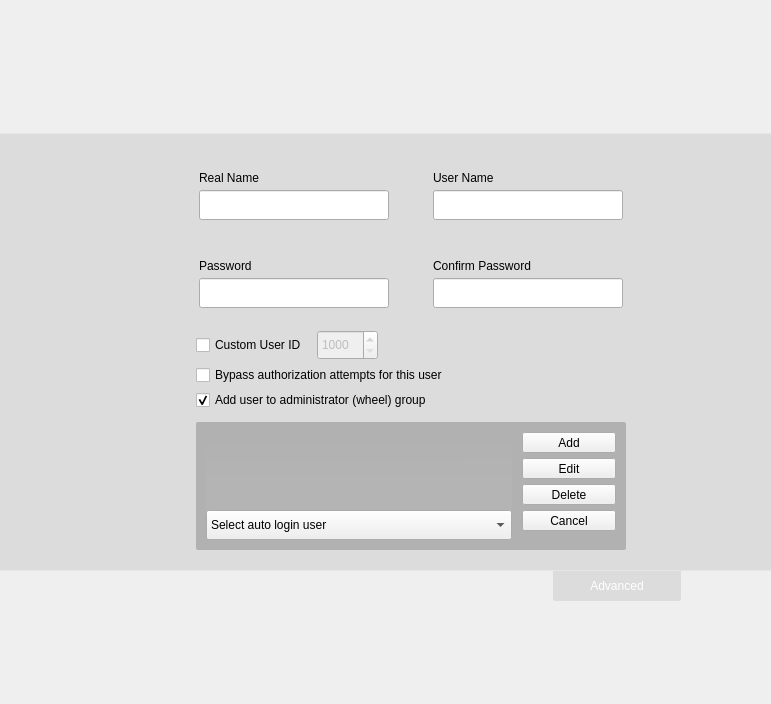
<?xml version="1.0" encoding="UTF-8"?>
<ui version="4.0">
 <class>SetupUsersWidget</class>
 <widget class="QWidget" name="SetupUsersWidget">
  <property name="geometry">
   <rect>
    <x>0</x>
    <y>0</y>
    <width>771</width>
    <height>704</height>
   </rect>
  </property>
  <property name="windowTitle">
   <string/>
  </property>
  <property name="styleSheet">
   <string notr="true">#groupBox { 
	border: 0px;
}

#groupBox_2 { 
	border-top: 0px solid rgba(255,255,255,30);
}

#groupBox_3 { 
	border-top: 0px solid rgba(255,255,255,30);
}

QListView {
       show-decoration-selected: 1; /* make the selection span the entire width of the view */
       color: #444444;
       background-color: qlineargradient(spread:pad, x1:0.5, y1:0, x2:0.516304, y2:0.653, stop:0 rgba(171, 171, 171, 10), stop:1 rgba(255, 255, 255, 10));
       border-radius: 2px;
	   font-weight: bold;
 }




</string>
  </property>
  <layout class="QVBoxLayout" name="verticalLayout_4">
   <property name="spacing">
    <number>0</number>
   </property>
   <property name="margin">
    <number>0</number>
   </property>
   <item>
    <spacer name="verticalSpacer_4">
     <property name="orientation">
      <enum>Qt::Vertical</enum>
     </property>
     <property name="sizeHint" stdset="0">
      <size>
       <width>20</width>
       <height>40</height>
      </size>
     </property>
    </spacer>
   </item>
   <item>
    <widget class="QFrame" name="frame_3">
     <property name="sizePolicy">
      <sizepolicy hsizetype="Expanding" vsizetype="Fixed">
       <horstretch>0</horstretch>
       <verstretch>0</verstretch>
      </sizepolicy>
     </property>
     <property name="minimumSize">
      <size>
       <width>0</width>
       <height>30</height>
      </size>
     </property>
     <property name="maximumSize">
      <size>
       <width>16777215</width>
       <height>30</height>
      </size>
     </property>
     <property name="styleSheet">
      <string notr="true">#frame_3{background-color: rgba(0,0,0,0)}</string>
     </property>
     <property name="frameShape">
      <enum>QFrame::NoFrame</enum>
     </property>
     <property name="frameShadow">
      <enum>QFrame::Raised</enum>
     </property>
     <layout class="QHBoxLayout" name="horizontalLayout_10">
      <property name="spacing">
       <number>30</number>
      </property>
      <item>
       <spacer name="horizontalSpacer_10">
        <property name="orientation">
         <enum>Qt::Horizontal</enum>
        </property>
        <property name="sizeHint" stdset="0">
         <size>
          <width>40</width>
          <height>20</height>
         </size>
        </property>
       </spacer>
      </item>
      <item>
       <spacer name="horizontalSpacer_13">
        <property name="orientation">
         <enum>Qt::Horizontal</enum>
        </property>
        <property name="sizeType">
         <enum>QSizePolicy::Fixed</enum>
        </property>
        <property name="sizeHint" stdset="0">
         <size>
          <width>110</width>
          <height>20</height>
         </size>
        </property>
       </spacer>
      </item>
      <item>
       <spacer name="horizontalSpacer_12">
        <property name="orientation">
         <enum>Qt::Horizontal</enum>
        </property>
        <property name="sizeHint" stdset="0">
         <size>
          <width>40</width>
          <height>20</height>
         </size>
        </property>
       </spacer>
      </item>
     </layout>
    </widget>
   </item>
   <item>
    <widget class="QFrame" name="frame">
     <property name="sizePolicy">
      <sizepolicy hsizetype="Expanding" vsizetype="Fixed">
       <horstretch>0</horstretch>
       <verstretch>0</verstretch>
      </sizepolicy>
     </property>
     <property name="minimumSize">
      <size>
       <width>600</width>
       <height>250</height>
      </size>
     </property>
     <property name="maximumSize">
      <size>
       <width>16777215</width>
       <height>16777215</height>
      </size>
     </property>
     <property name="styleSheet">
      <string notr="true">#frame{
background-color: rgba(0,0,0,20);
border-top: 1px solid rgba(255, 255, 255, 75);/*white*/
border-bottom: 1px solid rgba(255, 255, 255, 75);/*white*/
}
</string>
     </property>
     <property name="frameShape">
      <enum>QFrame::NoFrame</enum>
     </property>
     <property name="frameShadow">
      <enum>QFrame::Raised</enum>
     </property>
     <layout class="QGridLayout" name="gridLayout">
      <property name="topMargin">
       <number>20</number>
      </property>
      <property name="bottomMargin">
       <number>20</number>
      </property>
      <property name="horizontalSpacing">
       <number>30</number>
      </property>
      <property name="verticalSpacing">
       <number>0</number>
      </property>
      <item row="1" column="0">
       <spacer name="horizontalSpacer">
        <property name="orientation">
         <enum>Qt::Horizontal</enum>
        </property>
        <property name="sizeHint" stdset="0">
         <size>
          <width>40</width>
          <height>20</height>
         </size>
        </property>
       </spacer>
      </item>
      <item row="1" column="3">
       <spacer name="horizontalSpacer_2">
        <property name="orientation">
         <enum>Qt::Horizontal</enum>
        </property>
        <property name="sizeHint" stdset="0">
         <size>
          <width>40</width>
          <height>20</height>
         </size>
        </property>
       </spacer>
      </item>
      <item row="1" column="1">
       <layout class="QVBoxLayout" name="verticalLayout">
        <property name="spacing">
         <number>0</number>
        </property>
        <property name="rightMargin">
         <number>0</number>
        </property>
        <item>
         <widget class="QLabel" name="label">
          <property name="sizePolicy">
           <sizepolicy hsizetype="Preferred" vsizetype="Fixed">
            <horstretch>0</horstretch>
            <verstretch>0</verstretch>
           </sizepolicy>
          </property>
          <property name="text">
           <string/>
          </property>
          <property name="pixmap">
           <pixmap resource="../../../../yali-theme-pisi-1.0/data.qrc">:/gui/pics/system-users.png</pixmap>
          </property>
         </widget>
        </item>
        <item>
         <spacer name="verticalSpacer_6">
          <property name="orientation">
           <enum>Qt::Vertical</enum>
          </property>
          <property name="sizeHint" stdset="0">
           <size>
            <width>20</width>
            <height>40</height>
           </size>
          </property>
         </spacer>
        </item>
       </layout>
      </item>
      <item row="0" column="2">
       <spacer name="verticalSpacer">
        <property name="orientation">
         <enum>Qt::Vertical</enum>
        </property>
        <property name="sizeHint" stdset="0">
         <size>
          <width>20</width>
          <height>0</height>
         </size>
        </property>
       </spacer>
      </item>
      <item row="2" column="2">
       <spacer name="verticalSpacer_5">
        <property name="orientation">
         <enum>Qt::Vertical</enum>
        </property>
        <property name="sizeHint" stdset="0">
         <size>
          <width>20</width>
          <height>0</height>
         </size>
        </property>
       </spacer>
      </item>
      <item row="1" column="2">
       <widget class="QFrame" name="formFrame">
        <property name="minimumSize">
         <size>
          <width>430</width>
          <height>0</height>
         </size>
        </property>
        <property name="maximumSize">
         <size>
          <width>430</width>
          <height>16777215</height>
         </size>
        </property>
        <property name="frameShape">
         <enum>QFrame::NoFrame</enum>
        </property>
        <property name="frameShadow">
         <enum>QFrame::Raised</enum>
        </property>
        <property name="lineWidth">
         <number>0</number>
        </property>
        <layout class="QVBoxLayout" name="verticalLayout_2">
         <property name="spacing">
          <number>8</number>
         </property>
         <property name="margin">
          <number>0</number>
         </property>
         <item>
          <widget class="QGroupBox" name="groupBox">
           <property name="minimumSize">
            <size>
             <width>330</width>
             <height>0</height>
            </size>
           </property>
           <property name="maximumSize">
            <size>
             <width>16777215</width>
             <height>16777215</height>
            </size>
           </property>
           <property name="styleSheet">
            <string notr="true"/>
           </property>
           <property name="title">
            <string/>
           </property>
           <property name="flat">
            <bool>true</bool>
           </property>
           <layout class="QGridLayout" name="gridLayout_4">
            <property name="leftMargin">
             <number>0</number>
            </property>
            <property name="rightMargin">
             <number>0</number>
            </property>
            <property name="horizontalSpacing">
             <number>15</number>
            </property>
            <property name="verticalSpacing">
             <number>5</number>
            </property>
            <item row="0" column="2">
             <widget class="QLabel" name="textLabel1_3">
              <property name="text">
               <string>User Name</string>
              </property>
              <property name="wordWrap">
               <bool>false</bool>
              </property>
             </widget>
            </item>
            <item row="0" column="0">
             <widget class="QLabel" name="textLabel1_4">
              <property name="text">
               <string>Real Name</string>
              </property>
              <property name="wordWrap">
               <bool>false</bool>
              </property>
             </widget>
            </item>
            <item row="1" column="0">
             <widget class="QLineEdit" name="realname">
              <property name="sizePolicy">
               <sizepolicy hsizetype="Fixed" vsizetype="Fixed">
                <horstretch>0</horstretch>
                <verstretch>0</verstretch>
               </sizepolicy>
              </property>
              <property name="minimumSize">
               <size>
                <width>190</width>
                <height>30</height>
               </size>
              </property>
              <property name="maximumSize">
               <size>
                <width>190</width>
                <height>30</height>
               </size>
              </property>
              <property name="styleSheet">
               <string notr="true"/>
              </property>
              <property name="frame">
               <bool>true</bool>
              </property>
              <property name="placeholderText">
               <string/>
              </property>
             </widget>
            </item>
            <item row="1" column="2">
             <widget class="QLineEdit" name="username">
              <property name="minimumSize">
               <size>
                <width>190</width>
                <height>30</height>
               </size>
              </property>
              <property name="maximumSize">
               <size>
                <width>190</width>
                <height>30</height>
               </size>
              </property>
              <property name="placeholderText">
               <string/>
              </property>
             </widget>
            </item>
            <item row="1" column="1">
             <widget class="QLabel" name="label_2">
              <property name="text">
               <string/>
              </property>
              <property name="pixmap">
               <pixmap resource="../../../../yali-theme-pisi-1.0/data.qrc">:/gui/pics/arrow-right.png</pixmap>
              </property>
             </widget>
            </item>
           </layout>
          </widget>
         </item>
         <item>
          <widget class="QGroupBox" name="groupBox_2">
           <property name="minimumSize">
            <size>
             <width>330</width>
             <height>0</height>
            </size>
           </property>
           <property name="maximumSize">
            <size>
             <width>16777215</width>
             <height>16777215</height>
            </size>
           </property>
           <property name="title">
            <string/>
           </property>
           <property name="flat">
            <bool>true</bool>
           </property>
           <layout class="QGridLayout" name="gridLayout_5">
            <property name="leftMargin">
             <number>0</number>
            </property>
            <property name="rightMargin">
             <number>0</number>
            </property>
            <property name="horizontalSpacing">
             <number>15</number>
            </property>
            <property name="verticalSpacing">
             <number>5</number>
            </property>
            <item row="0" column="0">
             <widget class="QLabel" name="textLabel1_2">
              <property name="text">
               <string>Password</string>
              </property>
              <property name="wordWrap">
               <bool>false</bool>
              </property>
             </widget>
            </item>
            <item row="0" column="2">
             <widget class="QLabel" name="textLabel1">
              <property name="text">
               <string>Confirm Password</string>
              </property>
              <property name="wordWrap">
               <bool>false</bool>
              </property>
             </widget>
            </item>
            <item row="1" column="0">
             <widget class="QLineEdit" name="pass1">
              <property name="minimumSize">
               <size>
                <width>190</width>
                <height>30</height>
               </size>
              </property>
              <property name="maximumSize">
               <size>
                <width>190</width>
                <height>30</height>
               </size>
              </property>
              <property name="styleSheet">
               <string notr="true"/>
              </property>
              <property name="echoMode">
               <enum>QLineEdit::Password</enum>
              </property>
              <property name="placeholderText">
               <string/>
              </property>
             </widget>
            </item>
            <item row="1" column="2">
             <widget class="QLineEdit" name="pass2">
              <property name="minimumSize">
               <size>
                <width>190</width>
                <height>30</height>
               </size>
              </property>
              <property name="maximumSize">
               <size>
                <width>190</width>
                <height>30</height>
               </size>
              </property>
              <property name="echoMode">
               <enum>QLineEdit::Password</enum>
              </property>
              <property name="placeholderText">
               <string/>
              </property>
             </widget>
            </item>
            <item row="1" column="1">
             <widget class="QLabel" name="label_3">
              <property name="text">
               <string/>
              </property>
              <property name="pixmap">
               <pixmap resource="../../../../yali-theme-pisi-1.0/data.qrc">:/gui/pics/arrow-right.png</pixmap>
              </property>
             </widget>
            </item>
           </layout>
          </widget>
         </item>
         <item>
          <widget class="QScrollArea" name="scrollArea">
           <property name="sizePolicy">
            <sizepolicy hsizetype="Expanding" vsizetype="Fixed">
             <horstretch>0</horstretch>
             <verstretch>0</verstretch>
            </sizepolicy>
           </property>
           <property name="styleSheet">
            <string notr="true">#scrollArea {background-color: rgba(0,0,0,0)}
#scrollAreaWidgetContents {background-color: rgba(0,0,0,0)}</string>
           </property>
           <property name="frameShape">
            <enum>QFrame::NoFrame</enum>
           </property>
           <property name="verticalScrollBarPolicy">
            <enum>Qt::ScrollBarAlwaysOff</enum>
           </property>
           <property name="horizontalScrollBarPolicy">
            <enum>Qt::ScrollBarAlwaysOff</enum>
           </property>
           <property name="widgetResizable">
            <bool>true</bool>
           </property>
           <widget class="QWidget" name="scrollAreaWidgetContents">
            <property name="geometry">
             <rect>
              <x>0</x>
              <y>0</y>
              <width>430</width>
              <height>220</height>
             </rect>
            </property>
            <layout class="QVBoxLayout" name="verticalLayout_9">
             <property name="spacing">
              <number>0</number>
             </property>
             <property name="margin">
              <number>0</number>
             </property>
             <item>
              <widget class="QFrame" name="frame_4">
               <property name="minimumSize">
                <size>
                 <width>0</width>
                 <height>220</height>
                </size>
               </property>
               <property name="maximumSize">
                <size>
                 <width>16777215</width>
                 <height>220</height>
                </size>
               </property>
               <property name="frameShape">
                <enum>QFrame::NoFrame</enum>
               </property>
               <property name="frameShadow">
                <enum>QFrame::Raised</enum>
               </property>
               <layout class="QVBoxLayout" name="verticalLayout_3">
                <property name="spacing">
                 <number>5</number>
                </property>
                <property name="margin">
                 <number>0</number>
                </property>
                <item>
                 <layout class="QHBoxLayout" name="horizontalLayout_2">
                  <property name="spacing">
                   <number>10</number>
                  </property>
                  <property name="topMargin">
                   <number>0</number>
                  </property>
                  <item>
                   <widget class="QCheckBox" name="userIDCheck">
                    <property name="sizePolicy">
                     <sizepolicy hsizetype="Fixed" vsizetype="Fixed">
                      <horstretch>0</horstretch>
                      <verstretch>0</verstretch>
                     </sizepolicy>
                    </property>
                    <property name="text">
                     <string>Custom User ID</string>
                    </property>
                   </widget>
                  </item>
                  <item>
                   <widget class="QSpinBox" name="userID">
                    <property name="enabled">
                     <bool>false</bool>
                    </property>
                    <property name="sizePolicy">
                     <sizepolicy hsizetype="Fixed" vsizetype="Fixed">
                      <horstretch>0</horstretch>
                      <verstretch>0</verstretch>
                     </sizepolicy>
                    </property>
                    <property name="minimumSize">
                     <size>
                      <width>0</width>
                      <height>30</height>
                     </size>
                    </property>
                    <property name="minimum">
                     <number>1000</number>
                    </property>
                    <property name="maximum">
                     <number>65000</number>
                    </property>
                   </widget>
                  </item>
                  <item>
                   <spacer name="horizontalSpacer_11">
                    <property name="orientation">
                     <enum>Qt::Horizontal</enum>
                    </property>
                    <property name="sizeHint" stdset="0">
                     <size>
                      <width>40</width>
                      <height>20</height>
                     </size>
                    </property>
                   </spacer>
                  </item>
                 </layout>
                </item>
                <item>
                 <widget class="QCheckBox" name="noPass">
                  <property name="sizePolicy">
                   <sizepolicy hsizetype="Fixed" vsizetype="Fixed">
                    <horstretch>0</horstretch>
                    <verstretch>0</verstretch>
                   </sizepolicy>
                  </property>
                  <property name="statusTip">
                   <string>Not recommended</string>
                  </property>
                  <property name="text">
                   <string>Bypass authorization attempts for this user</string>
                  </property>
                 </widget>
                </item>
                <item>
                 <widget class="QCheckBox" name="admin">
                  <property name="sizePolicy">
                   <sizepolicy hsizetype="Fixed" vsizetype="Fixed">
                    <horstretch>0</horstretch>
                    <verstretch>0</verstretch>
                   </sizepolicy>
                  </property>
                  <property name="text">
                   <string>Add user to administrator (wheel) group</string>
                  </property>
                  <property name="checked">
                   <bool>true</bool>
                  </property>
                 </widget>
                </item>
                <item>
                 <spacer name="verticalSpacer_7">
                  <property name="orientation">
                   <enum>Qt::Vertical</enum>
                  </property>
                  <property name="sizeType">
                   <enum>QSizePolicy::Fixed</enum>
                  </property>
                  <property name="sizeHint" stdset="0">
                   <size>
                    <width>20</width>
                    <height>7</height>
                   </size>
                  </property>
                 </spacer>
                </item>
                <item>
                 <widget class="QFrame" name="frame_5">
                  <property name="styleSheet">
                   <string notr="true">#frame_5{ 
	border:0px;
	background-color: rgba(0, 0, 0, 50);
	border-radius: 2px;
}</string>
                  </property>
                  <property name="frameShape">
                   <enum>QFrame::StyledPanel</enum>
                  </property>
                  <property name="frameShadow">
                   <enum>QFrame::Raised</enum>
                  </property>
                  <layout class="QVBoxLayout" name="verticalLayout_5">
                   <property name="spacing">
                    <number>0</number>
                   </property>
                   <property name="margin">
                    <number>10</number>
                   </property>
                   <item>
                    <layout class="QHBoxLayout" name="horizontalLayout_4">
                     <property name="spacing">
                      <number>10</number>
                     </property>
                     <property name="leftMargin">
                      <number>0</number>
                     </property>
                     <property name="topMargin">
                      <number>0</number>
                     </property>
                     <item>
                      <layout class="QVBoxLayout" name="verticalLayout_6">
                       <property name="spacing">
                        <number>0</number>
                       </property>
                       <property name="rightMargin">
                        <number>0</number>
                       </property>
                       <item>
                        <widget class="QListWidget" name="userList">
                         <property name="sizePolicy">
                          <sizepolicy hsizetype="Expanding" vsizetype="Fixed">
                           <horstretch>0</horstretch>
                           <verstretch>0</verstretch>
                          </sizepolicy>
                         </property>
                         <property name="minimumSize">
                          <size>
                           <width>300</width>
                           <height>79</height>
                          </size>
                         </property>
                         <property name="maximumSize">
                          <size>
                           <width>16777215</width>
                           <height>79</height>
                          </size>
                         </property>
                         <property name="frameShape">
                          <enum>QFrame::StyledPanel</enum>
                         </property>
                         <property name="frameShadow">
                          <enum>QFrame::Plain</enum>
                         </property>
                         <property name="alternatingRowColors">
                          <bool>false</bool>
                         </property>
                         <property name="iconSize">
                          <size>
                           <width>32</width>
                           <height>32</height>
                          </size>
                         </property>
                         <property name="currentRow">
                          <number>-1</number>
                         </property>
                        </widget>
                       </item>
                       <item>
                        <spacer name="verticalSpacer_20">
                         <property name="orientation">
                          <enum>Qt::Vertical</enum>
                         </property>
                         <property name="sizeHint" stdset="0">
                          <size>
                           <width>20</width>
                           <height>10</height>
                          </size>
                         </property>
                        </spacer>
                       </item>
                       <item>
                        <widget class="QComboBox" name="autoLogin">
                         <property name="sizePolicy">
                          <sizepolicy hsizetype="Expanding" vsizetype="Fixed">
                           <horstretch>0</horstretch>
                           <verstretch>0</verstretch>
                          </sizepolicy>
                         </property>
                         <property name="minimumSize">
                          <size>
                           <width>0</width>
                           <height>30</height>
                          </size>
                         </property>
                         <property name="maximumSize">
                          <size>
                           <width>16777215</width>
                           <height>16777215</height>
                          </size>
                         </property>
                         <property name="minimumContentsLength">
                          <number>22</number>
                         </property>
                         <item>
                          <property name="text">
                           <string>Select auto login user</string>
                          </property>
                         </item>
                        </widget>
                       </item>
                       <item>
                        <spacer name="verticalSpacer_17">
                         <property name="orientation">
                          <enum>Qt::Vertical</enum>
                         </property>
                         <property name="sizeHint" stdset="0">
                          <size>
                           <width>20</width>
                           <height>0</height>
                          </size>
                         </property>
                        </spacer>
                       </item>
                      </layout>
                     </item>
                     <item>
                      <widget class="QFrame" name="userOperationsLayout">
                       <property name="sizePolicy">
                        <sizepolicy hsizetype="Preferred" vsizetype="Expanding">
                         <horstretch>0</horstretch>
                         <verstretch>0</verstretch>
                        </sizepolicy>
                       </property>
                       <property name="minimumSize">
                        <size>
                         <width>0</width>
                         <height>0</height>
                        </size>
                       </property>
                       <property name="maximumSize">
                        <size>
                         <width>94</width>
                         <height>16777215</height>
                        </size>
                       </property>
                       <property name="frameShape">
                        <enum>QFrame::NoFrame</enum>
                       </property>
                       <property name="frameShadow">
                        <enum>QFrame::Raised</enum>
                       </property>
                       <layout class="QHBoxLayout" name="horizontalLayout">
                        <property name="spacing">
                         <number>0</number>
                        </property>
                        <property name="margin">
                         <number>0</number>
                        </property>
                        <item>
                         <layout class="QVBoxLayout" name="verticalLayout_10">
                          <property name="spacing">
                           <number>5</number>
                          </property>
                          <property name="leftMargin">
                           <number>0</number>
                          </property>
                          <item>
                           <widget class="QToolButton" name="createButton">
                            <property name="sizePolicy">
                             <sizepolicy hsizetype="Expanding" vsizetype="Fixed">
                              <horstretch>0</horstretch>
                              <verstretch>0</verstretch>
                             </sizepolicy>
                            </property>
                            <property name="maximumSize">
                             <size>
                              <width>16777215</width>
                              <height>16777215</height>
                             </size>
                            </property>
                            <property name="text">
                             <string>Add</string>
                            </property>
                            <property name="icon">
                             <iconset resource="../../../../yali-theme-pisi-1.0/data.qrc">
                              <normaloff>:/gui/pics/user-group-new.png</normaloff>:/gui/pics/user-group-new.png</iconset>
                            </property>
                            <property name="popupMode">
                             <enum>QToolButton::DelayedPopup</enum>
                            </property>
                            <property name="toolButtonStyle">
                             <enum>Qt::ToolButtonTextBesideIcon</enum>
                            </property>
                            <property name="autoRaise">
                             <bool>false</bool>
                            </property>
                           </widget>
                          </item>
                          <item>
                           <widget class="QToolButton" name="editButton">
                            <property name="sizePolicy">
                             <sizepolicy hsizetype="Expanding" vsizetype="Fixed">
                              <horstretch>0</horstretch>
                              <verstretch>0</verstretch>
                             </sizepolicy>
                            </property>
                            <property name="maximumSize">
                             <size>
                              <width>16777215</width>
                              <height>16777215</height>
                             </size>
                            </property>
                            <property name="text">
                             <string>Edit</string>
                            </property>
                            <property name="icon">
                             <iconset resource="../../../../yali-theme-pisi-1.0/data.qrc">
                              <normaloff>:/gui/pics/user-group-properties.png</normaloff>:/gui/pics/user-group-properties.png</iconset>
                            </property>
                            <property name="toolButtonStyle">
                             <enum>Qt::ToolButtonTextBesideIcon</enum>
                            </property>
                           </widget>
                          </item>
                          <item>
                           <widget class="QToolButton" name="deleteButton">
                            <property name="sizePolicy">
                             <sizepolicy hsizetype="Expanding" vsizetype="Fixed">
                              <horstretch>0</horstretch>
                              <verstretch>0</verstretch>
                             </sizepolicy>
                            </property>
                            <property name="maximumSize">
                             <size>
                              <width>16777215</width>
                              <height>16777215</height>
                             </size>
                            </property>
                            <property name="text">
                             <string>Delete</string>
                            </property>
                            <property name="icon">
                             <iconset resource="../../../../yali-theme-pisi-1.0/data.qrc">
                              <normaloff>:/gui/pics/user-group-delete.png</normaloff>:/gui/pics/user-group-delete.png</iconset>
                            </property>
                            <property name="popupMode">
                             <enum>QToolButton::DelayedPopup</enum>
                            </property>
                            <property name="toolButtonStyle">
                             <enum>Qt::ToolButtonTextBesideIcon</enum>
                            </property>
                            <property name="autoRaise">
                             <bool>false</bool>
                            </property>
                           </widget>
                          </item>
                          <item>
                           <widget class="QToolButton" name="cancelButton">
                            <property name="sizePolicy">
                             <sizepolicy hsizetype="Expanding" vsizetype="Fixed">
                              <horstretch>0</horstretch>
                              <verstretch>0</verstretch>
                             </sizepolicy>
                            </property>
                            <property name="maximumSize">
                             <size>
                              <width>16777215</width>
                              <height>16777215</height>
                             </size>
                            </property>
                            <property name="text">
                             <string>Cancel</string>
                            </property>
                            <property name="icon">
                             <iconset resource="../../../../yali-theme-pisi-1.0/data.qrc">
                              <normaloff>:/gui/pics/dialog-cancel.png</normaloff>:/gui/pics/dialog-cancel.png</iconset>
                            </property>
                            <property name="toolButtonStyle">
                             <enum>Qt::ToolButtonTextBesideIcon</enum>
                            </property>
                           </widget>
                          </item>
                          <item>
                           <spacer name="verticalSpacer_19">
                            <property name="orientation">
                             <enum>Qt::Vertical</enum>
                            </property>
                            <property name="sizeHint" stdset="0">
                             <size>
                              <width>20</width>
                              <height>0</height>
                             </size>
                            </property>
                           </spacer>
                          </item>
                         </layout>
                        </item>
                       </layout>
                      </widget>
                     </item>
                    </layout>
                   </item>
                  </layout>
                 </widget>
                </item>
               </layout>
              </widget>
             </item>
            </layout>
           </widget>
          </widget>
         </item>
         <item>
          <spacer name="verticalSpacer_2">
           <property name="orientation">
            <enum>Qt::Vertical</enum>
           </property>
           <property name="sizeHint" stdset="0">
            <size>
             <width>20</width>
             <height>0</height>
            </size>
           </property>
          </spacer>
         </item>
        </layout>
       </widget>
      </item>
     </layout>
    </widget>
   </item>
   <item>
    <widget class="QFrame" name="frame_2">
     <property name="sizePolicy">
      <sizepolicy hsizetype="Expanding" vsizetype="Fixed">
       <horstretch>0</horstretch>
       <verstretch>0</verstretch>
      </sizepolicy>
     </property>
     <property name="minimumSize">
      <size>
       <width>0</width>
       <height>30</height>
      </size>
     </property>
     <property name="maximumSize">
      <size>
       <width>16777215</width>
       <height>30</height>
      </size>
     </property>
     <property name="styleSheet">
      <string notr="true">#frame_2{background-color: rgba(0,0,0,0)}</string>
     </property>
     <property name="frameShape">
      <enum>QFrame::NoFrame</enum>
     </property>
     <property name="frameShadow">
      <enum>QFrame::Raised</enum>
     </property>
     <layout class="QHBoxLayout" name="horizontalLayout_9">
      <property name="spacing">
       <number>0</number>
      </property>
      <property name="margin">
       <number>0</number>
      </property>
      <item>
       <spacer name="horizontalSpacer_8">
        <property name="orientation">
         <enum>Qt::Horizontal</enum>
        </property>
        <property name="sizeHint" stdset="0">
         <size>
          <width>40</width>
          <height>20</height>
         </size>
        </property>
       </spacer>
      </item>
      <item>
       <spacer name="horizontalSpacer_9">
        <property name="orientation">
         <enum>Qt::Horizontal</enum>
        </property>
        <property name="sizeType">
         <enum>QSizePolicy::Fixed</enum>
        </property>
        <property name="sizeHint" stdset="0">
         <size>
          <width>462</width>
          <height>20</height>
         </size>
        </property>
       </spacer>
      </item>
      <item>
       <widget class="QPushButton" name="addMoreUsers">
        <property name="sizePolicy">
         <sizepolicy hsizetype="Fixed" vsizetype="Fixed">
          <horstretch>0</horstretch>
          <verstretch>0</verstretch>
         </sizepolicy>
        </property>
        <property name="minimumSize">
         <size>
          <width>128</width>
          <height>30</height>
         </size>
        </property>
        <property name="maximumSize">
         <size>
          <width>128</width>
          <height>30</height>
         </size>
        </property>
        <property name="cursor">
         <cursorShape>PointingHandCursor</cursorShape>
        </property>
        <property name="styleSheet">
         <string notr="true">QPushButton{
	padding: 3px 10px 3px 10px;
	color: white;
	border:0px;
	background-color: rgba(0, 0, 0, 20);
	border-radius: 0px;
	border-bottom-left-radius: 2px;
	border-bottom-right-radius: 2px;
}</string>
        </property>
        <property name="text">
         <string>Advanced</string>
        </property>
        <property name="icon">
         <iconset resource="../../../../yali-theme-pisi-1.0/data.qrc">
          <normaloff>:/gui/pics/expand.png</normaloff>:/gui/pics/expand.png</iconset>
        </property>
        <property name="checkable">
         <bool>true</bool>
        </property>
        <property name="flat">
         <bool>true</bool>
        </property>
       </widget>
      </item>
      <item>
       <spacer name="horizontalSpacer_7">
        <property name="orientation">
         <enum>Qt::Horizontal</enum>
        </property>
        <property name="sizeHint" stdset="0">
         <size>
          <width>40</width>
          <height>20</height>
         </size>
        </property>
       </spacer>
      </item>
     </layout>
    </widget>
   </item>
   <item>
    <spacer name="verticalSpacer_3">
     <property name="orientation">
      <enum>Qt::Vertical</enum>
     </property>
     <property name="sizeHint" stdset="0">
      <size>
       <width>20</width>
       <height>40</height>
      </size>
     </property>
    </spacer>
   </item>
  </layout>
 </widget>
 <layoutdefault spacing="6" margin="11"/>
 <pixmapfunction>qPixmapFromMimeSource</pixmapfunction>
 <resources>
  <include location="../../../../yali-theme-pisi-1.0/data.qrc"/>
 </resources>
 <connections/>
</ui>
